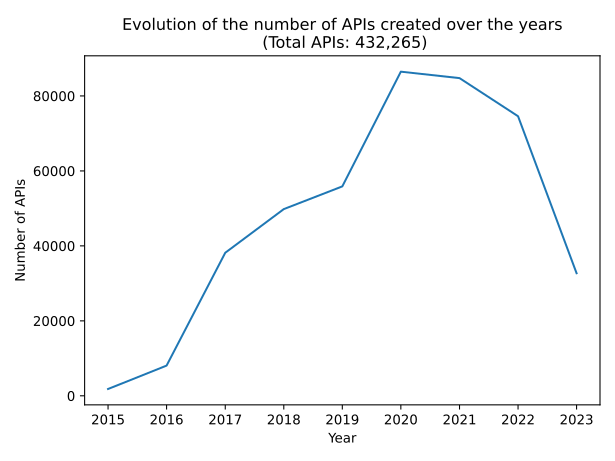

The Python source for this figure:
import seaborn as sns
import pandas as pd
from matplotlib import pyplot as plt
from pymongo import MongoClient
from tqdm import tqdm

# Connect to MongoDB
client = MongoClient('mongodb://localhost:27017/?directConnection=true')
db = client['swagger']
collection = db['apis']

# get _created_at
pipeline = [
    {
        "$project": {
            "_created_at": 1
        }
    }
]

# Execute the pipeline and store the results in a list
results = list(collection.aggregate(pipeline))

# remove None
results = [result["_created_at"] for result in results if result["_created_at"] is not None]
# keep only year
results = [result[:4] for result in results]
# convert to datetime
results = pd.to_datetime(results)

# group by year in dataframe and count
df = pd.DataFrame(results, columns=["year"])
df["count"] = 1
df = df.groupby("year").count()

# plot distribution of _created_at
sns.lineplot(data=df, x=df.index, y="count")
plt.title(f"Evolution of the number of APIs created over the years\n (Total APIs: {len(results):,})")
plt.xlabel("Year")
plt.ylabel("Number of APIs")
plt.tight_layout()
# save as svg
plt.savefig("evolution_over_years.svg")
plt.show()